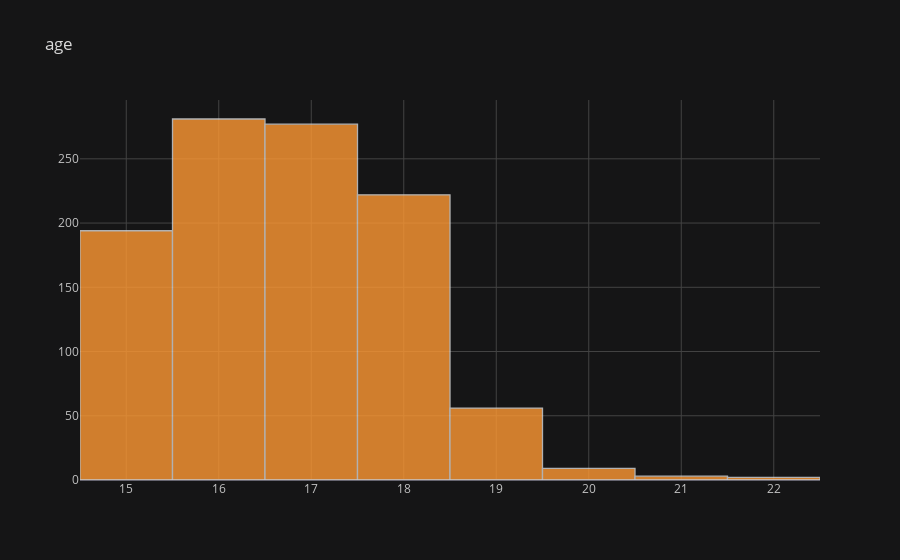
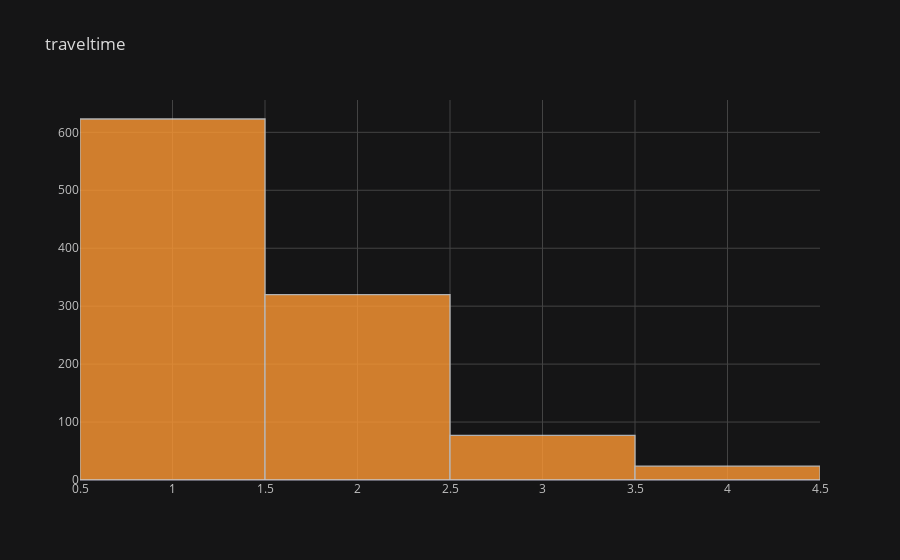
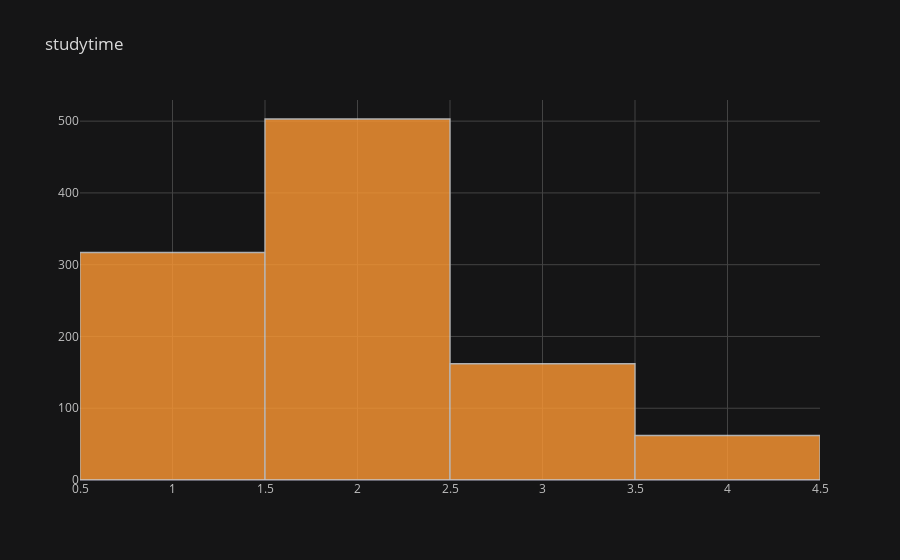
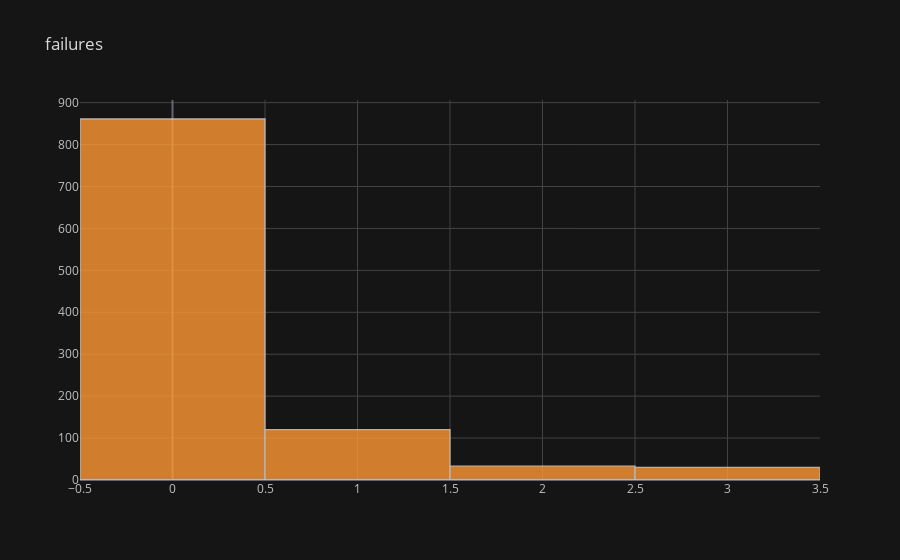

Notebook source saved alongside these figures, in order:
### Markdown cell above
### Análisis continuas

### Code cell
for feature in ls_cont:
    df[feature] = df[feature].astype(float)
    display(df[feature].iplot(kind="hist", theme="solar", title=feature))

### Figure 1 — Plotly figure (JSON) as saved in the notebook; plotly's stock layout.template omitted (floating-point values rounded to 4 significant figures; data arrays with more than 128 entries replaced by an {"elided": "..."} marker saying what was removed)
{"data": [{"histfunc": "count", "histnorm": "", "marker": {"color": "rgba(255, 153, 51, 1.0)", "line": {"color": "#D9D9D9", "width": 1.3}}, "name": "age", "opacity": 0.8, "orientation": "v", "type": "histogram", "x": {"elided": "1044 int values"}}], "layout": {"autosize": true, "barmode": "overlay", "legend": {"bgcolor": "#151516", "font": {"color": "#D9D9D9"}}, "paper_bgcolor": "#151516", "plot_bgcolor": "#151516", "title": {"font": {"color": "#D9D9D9"}, "text": "age"}, "xaxis": {"autorange": true, "gridcolor": "#434343", "range": [14.5, 22.5], "showgrid": true, "tickfont": {"color": "#C2C2C2"}, "title": {"font": {"color": "#D9D9D9"}, "text": ""}, "type": "linear", "zerolinecolor": "#666570"}, "yaxis": {"autorange": true, "gridcolor": "#434343", "range": [0, 295.8], "showgrid": true, "tickfont": {"color": "#C2C2C2"}, "title": {"font": {"color": "#D9D9D9"}, "text": ""}, "zerolinecolor": "#666570"}}}

### Figure 2 — Plotly figure (JSON) as saved in the notebook; plotly's stock layout.template omitted (floating-point values rounded to 4 significant figures; data arrays with more than 128 entries replaced by an {"elided": "..."} marker saying what was removed)
{"data": [{"histfunc": "count", "histnorm": "", "marker": {"color": "rgba(255, 153, 51, 1.0)", "line": {"color": "#D9D9D9", "width": 1.3}}, "name": "traveltime", "opacity": 0.8, "orientation": "v", "type": "histogram", "x": {"elided": "1044 int values"}}], "layout": {"autosize": true, "barmode": "overlay", "legend": {"bgcolor": "#151516", "font": {"color": "#D9D9D9"}}, "paper_bgcolor": "#151516", "plot_bgcolor": "#151516", "title": {"font": {"color": "#D9D9D9"}, "text": "traveltime"}, "xaxis": {"autorange": true, "gridcolor": "#434343", "range": [0.5, 4.5], "showgrid": true, "tickfont": {"color": "#C2C2C2"}, "title": {"font": {"color": "#D9D9D9"}, "text": ""}, "type": "linear", "zerolinecolor": "#666570"}, "yaxis": {"autorange": true, "gridcolor": "#434343", "range": [0, 655.8], "showgrid": true, "tickfont": {"color": "#C2C2C2"}, "title": {"font": {"color": "#D9D9D9"}, "text": ""}, "zerolinecolor": "#666570"}}}

### Figure 3 — Plotly figure (JSON) as saved in the notebook; plotly's stock layout.template omitted (floating-point values rounded to 4 significant figures; data arrays with more than 128 entries replaced by an {"elided": "..."} marker saying what was removed)
{"data": [{"histfunc": "count", "histnorm": "", "marker": {"color": "rgba(255, 153, 51, 1.0)", "line": {"color": "#D9D9D9", "width": 1.3}}, "name": "studytime", "opacity": 0.8, "orientation": "v", "type": "histogram", "x": {"elided": "1044 int values"}}], "layout": {"autosize": true, "barmode": "overlay", "legend": {"bgcolor": "#151516", "font": {"color": "#D9D9D9"}}, "paper_bgcolor": "#151516", "plot_bgcolor": "#151516", "title": {"font": {"color": "#D9D9D9"}, "text": "studytime"}, "xaxis": {"autorange": true, "gridcolor": "#434343", "range": [0.5, 4.5], "showgrid": true, "tickfont": {"color": "#C2C2C2"}, "title": {"font": {"color": "#D9D9D9"}, "text": ""}, "type": "linear", "zerolinecolor": "#666570"}, "yaxis": {"autorange": true, "gridcolor": "#434343", "range": [0, 529.5], "showgrid": true, "tickfont": {"color": "#C2C2C2"}, "title": {"font": {"color": "#D9D9D9"}, "text": ""}, "zerolinecolor": "#666570"}}}

### Figure 4 — Plotly figure (JSON) as saved in the notebook; plotly's stock layout.template omitted (floating-point values rounded to 4 significant figures; data arrays with more than 128 entries replaced by an {"elided": "..."} marker saying what was removed)
{"data": [{"histfunc": "count", "histnorm": "", "marker": {"color": "rgba(255, 153, 51, 1.0)", "line": {"color": "#D9D9D9", "width": 1.3}}, "name": "failures", "opacity": 0.8, "orientation": "v", "type": "histogram", "x": {"elided": "1044 int values"}}], "layout": {"autosize": true, "barmode": "overlay", "legend": {"bgcolor": "#151516", "font": {"color": "#D9D9D9"}}, "paper_bgcolor": "#151516", "plot_bgcolor": "#151516", "title": {"font": {"color": "#D9D9D9"}, "text": "failures"}, "xaxis": {"autorange": true, "gridcolor": "#434343", "range": [-0.5, 3.5], "showgrid": true, "tickfont": {"color": "#C2C2C2"}, "title": {"font": {"color": "#D9D9D9"}, "text": ""}, "type": "linear", "zerolinecolor": "#666570"}, "yaxis": {"autorange": true, "gridcolor": "#434343", "range": [0, 906.3], "showgrid": true, "tickfont": {"color": "#C2C2C2"}, "title": {"font": {"color": "#D9D9D9"}, "text": ""}, "zerolinecolor": "#666570"}}}
